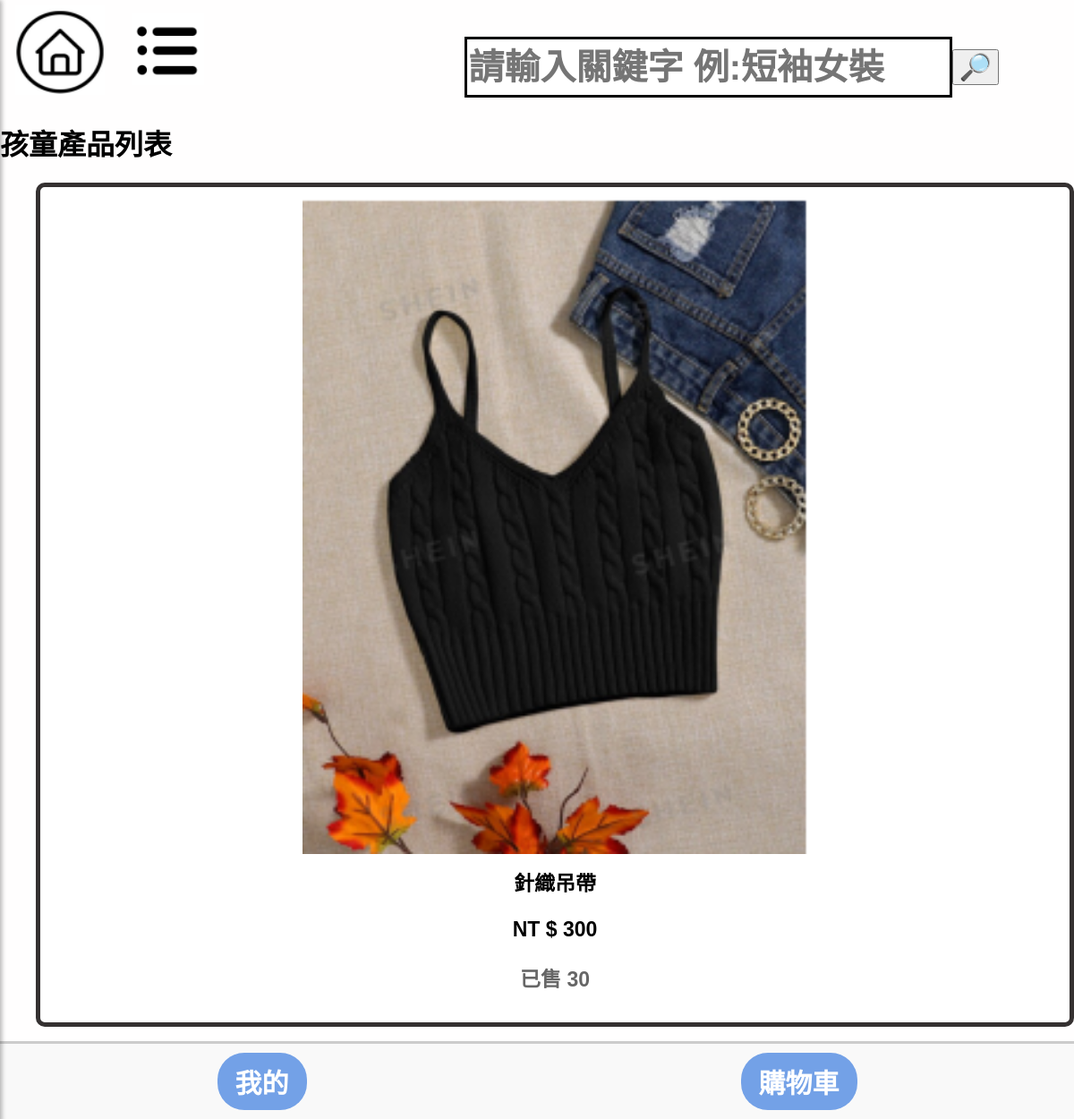
Before: /child/ with the older database file.
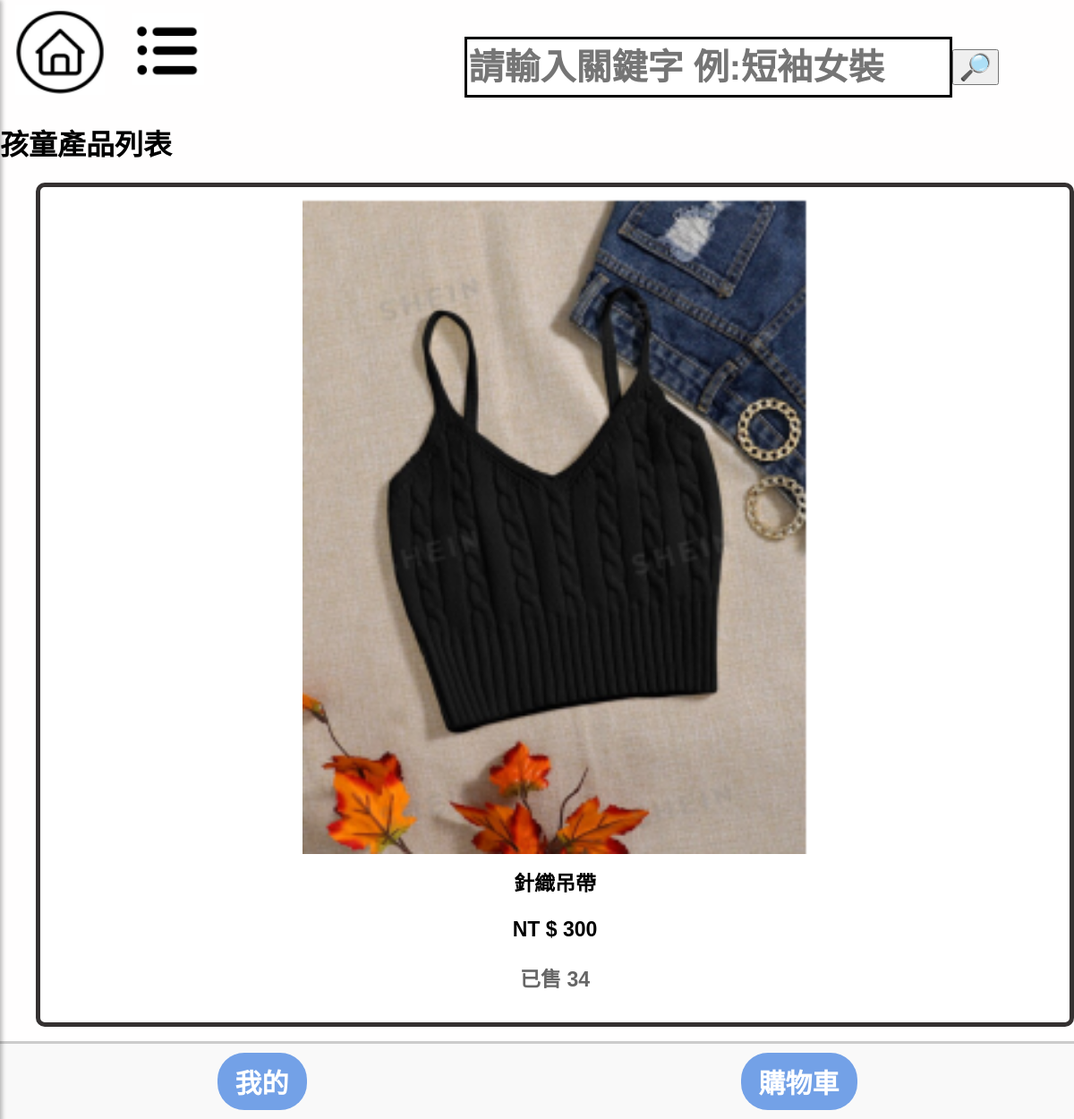
After: the same page with the newer database file.
### mysite/models.py (models this page shows, shortened)
class Product(models.Model):
    name = models.CharField(max_length=100)
    image = models.ImageField(upload_to='product_images/', default='default.jpg')  # 定義默認值
    price = models.CharField(max_length=20,default='0')
    color = models.CharField(max_length=20,default='商品顏色')
    description = models.TextField()
    quantity = models.IntegerField(default=0)
    category = models.CharField(max_length=10,default="man")

### mysite/views.py (the view)
# urls.py: path('child/',mv.child,name="child"),
def child(request):
    childs_products = Product.objects.filter(category='child')
    return render(request, 'child.html', {'childs_products': childs_products})

### templates/child.html
{% extends "home.html" %}
{% load static %}
{% block content %}
    <h1>孩童產品列表</h1>
    <link rel="stylesheet" href="{% static 'css/main.css' %}">
    <ul>
        {% if childs_products %}
            {% for product in childs_products %}
            <div class="fyp-b">
                {% if product.image %}
                    <img id="fyp-p" src="{{ product.image.url }}" alt="{{ product.name }}">
                {% else %}
                    <p>No image available</p>
                {% endif %}
                <div class="fyp-1t">
                    <a href='/product/{{ product.id }}'>{{product.name }}</a>
                    <p>NT $ {{ product.price }}</p>
                    <p id="sell{{ forloop.counter }}">已售 {{ product.quantity }}</p>
                </div>
            </div>
            {% endfor %}
        {% else %}
            <li>目前沒有相關產品上架喔</li>
        {% endif %}
    </ul>
{% endblock %}

Changed rows visible on the page:
changed Product "針織吊帶": quantity "30" → "34"
